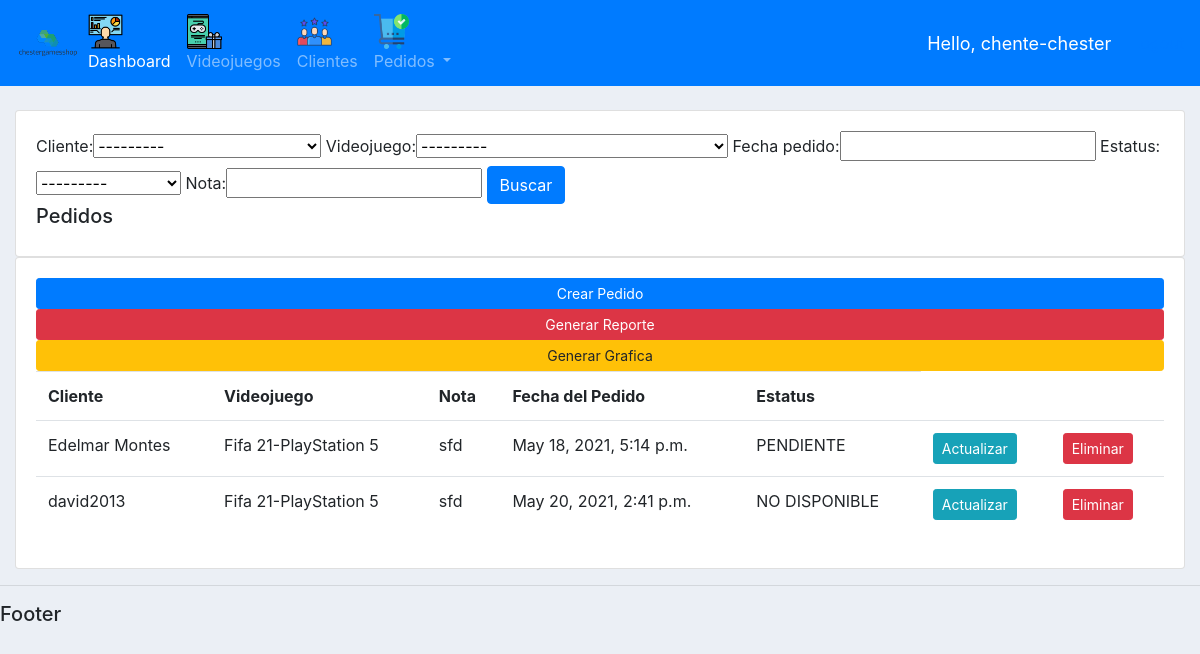
The page /pedidos/ (signed in) on the database its author committed.
### cuentas/models.py (models this page shows, shortened)
class Pedido(models.Model):
    ESTATUS = (
        ('PENDIENTE','PENDIENTE'),
        ('NO DISPONIBLE','NO DISPONIBLE'),
        ('ENTREGADO','ENTREGADO'),
    )
    cliente = models.ForeignKey(Cliente,null=True,on_delete = models.SET_NULL)
    videojuego = models.ForeignKey(Videojuego,null=True,on_delete = models.SET_NULL)
    fecha_pedido = models.DateTimeField(auto_now_add=True,null=True)
    estatus = models.CharField(max_length=200,null=True,choices=ESTATUS)
    nota = models.CharField(max_length=1000,null=True)

class Cliente(models.Model):
    user = models.OneToOneField(User,null=True,blank=True,on_delete=models.CASCADE)
    primer_nombre = models.CharField(max_length=200)
    segundo_nombre = models.CharField(max_length=200,blank=True)
    primer_apellido = models.CharField(max_length=200)
    segundo_apellido = models.CharField(max_length=200,blank=True)
    email = models.EmailField()
    telefono = models.BigIntegerField(null=True,blank=True)
    perfil_foto = models.ImageField(default="user.png",null=True,blank=True,upload_to='fotosperfil')
    fecha_creacion = models.DateTimeField(auto_now_add=True,null=True)
    def __str__(self):
        return self.primer_nombre+" "+self.primer_apellido

class Videojuego(models.Model):
    caratula = models.ImageField(upload_to='caratulas')
    nombre = models.CharField(max_length=200)
    PLAYSTATION5 = 'PlayStation 5'
    XBOXSERIES = 'XBOX Series'
    PLAYSTATION4 = 'PlayStation 4'
    XBOXONE = 'Xbox ONE'
    COMPUTADORA = 'PC'
    NINTENDOSWITCH = 'Nintendo Switch'
    ELECCION_PLATAFORMA = [
        (PLAYSTATION5,'PlayStation 5'),
        (XBOXSERIES,'XBOX Series'),
        (PLAYSTATION4,'PlayStation 4'),
        (XBOXONE,'XBOXONE'),
        (COMPUTADORA,'PC'),
        (NINTENDOSWITCH,'Nintendo Switch'),
    ]
    plataforma = models.CharField(max_length=50,
    choices=ELECCION_PLATAFORMA,
    default=PLAYSTATION4)
    ACCIONYAVENTURAS = 'Accion y Aventuras'
    JUEGOSMESA = 'Juegos de Mesa'
    FAMILIAR = 'Familiar'
    LUCHA = 'Lucha'
    PLATAFORMAS = 'Plataformas'
    PUZZLES = 'Puzzles'
    CARRERAS = 'Carreras'
    JUEGOSROL = 'Juegos de Rol'
    TIROS = 'FPS'
    SIMULACION = 'Simulacion'
    DEPORTES = 'Deportes'
    ESTRATEGIA = 'Estrategia'
    ELECCION_GENERO = [
        (ACCIONYAVENTURAS,'Accion y Aventuras'),
        (JUEGOSMESA,'Juegos de Mesa'),
        (FAMILIAR , 'Familiar'),
        (LUCHA , 'Lucha'),
        (PLATAFORMAS , 'Plataformas'),
        (PUZZLES , 'Puzzles'),
        (CARRERAS , 'Carreras'),
        (JUEGOSROL , 'Juegos de Rol'),
        (TIROS , 'FPS'),
        (SIMULACION , 'Simulacion'),
        (DEPORTES , 'Deportes'),
        (ESTRATEGIA , 'Estrategia'),
    ]
    genero = models.CharField(max_length=50,
    choices=ELECCION_GENERO,
    default=ACCIONYAVENTURAS)
    TODOS = 'E'
    TODOS10 = 'E+10'
    ADOLESCENTES = 'T'
    ADULTOS = 'M'
    PENDIENTE = 'RP'
    ELECCION_CLASIFICACION = [
        (TODOS , 'TODOS'),
        (TODOS10,'TODOS+10'),
        (ADOLESCENTES,'ADOLESCENTES'),
        (ADULTOS,'ADULTOS'),
        (PENDIENTE,'PENDIENTE'),
    ]
    clasificacion = models.CharField(max_length=50,
    choices=ELECCION_CLASIFICACION,
    default=TODOS,blank=True)
    descripcion = models.CharField(max_length=200,blank=True)
    fecha_lanzamiento = models.DateTimeField(blank=True)
    precio = models.FloatField(blank=True)
    tags = models.ManyToManyField(Tag)
    stock = models.IntegerField(blank=True)
    def __str__(self):
        return self.nombre+"-"+self.plataforma

### cuentas/decorators.py (the view)
        def wrapper_func(request, *args, **kwargs):
            group = None
            if request.user.groups.filter(name__in=allowed_roles).exists():
                group = request.user.groups.all()[0].name
            if group in allowed_roles:
                return view_func(request,*args, **kwargs)
            else:
                return HttpResponse('You are not authorized to view this page')

### cuentas/views.py (called while the page is built)
@login_required(login_url='login')
@allowed_users(allowed_roles=['admin'])
def pedidos(request):
    pedidos = Pedido.objects.all()
    myFilter = PedidoFilterTablaPedidos(request.GET,queryset=pedidos)
    pedidos = myFilter.qs
    page = request.GET.get('page',1)
    paginator = Paginator(pedidos,4)
    try:
        listaPedidos = paginator.page(page)
    except PageNotAnInteger:
        listaPedidos = paginator.page(1)
    except EmptyPage:
        listaPedidos = paginator.page(paginator.num_pages)
    context = {'pedidos':pedidos,'myFilter':myFilter,'listaPedidos':listaPedidos}
    return render(request,'cuentas/pedidos.html',context)

### cuentas/templates/cuentas/pedidos.html (shortened to what this page needs)
<!DOCTYPE html>
{% extends 'cuentas/main.html' %}
{% block content %}
<br>
<div class="row">
    <div class="col-md">
        <div class="card card-body">
         <form method="get">
			   {{myFilter.form}}
               <button class="btn btn-primary" type="submit">Buscar</button>
            <h5>Pedidos</h5>
        </div>
        <div class="card card-body">
         <a class="btn btn-primary btn-sm btn-block" href="{% url 'crear_pedido_tabla' %}">
                Crear Pedido
            </a>
            <a class="btn btn-primary btn-sm btn-danger" href="{% url 'pedidos-list-view' %}">
                Generar Reporte
            </a>
            <a class="btn btn-primary btn-sm btn-warning" href="{% url 'pie-chart' %}">
                Generar Grafica
            </a>
            <table class="table">
                <tr>
                    <th>Cliente</th>
                    <th>Videojuego</th>
                    <th>Nota</th>
                    <th>Fecha del Pedido</th>
                    <th>Estatus</th>
                </tr>
                {% for i in listaPedidos %}
                   <tr>
                     <td>{{ i.cliente }}</td>
                     <td>{{i.videojuego}}</td>
                     <td>{{i.nota}}</td>
                     <td>{{i.fecha_pedido}}</td>
                     <td>{{i.estatus}}</td>
                     <td><a class="btn btn-sm btn-info" href="{% url 'actualizar_pedido' i.id %}">Actualizar</a></td>
                     <td><a class="btn btn-sm btn-danger" href="{% url 'eliminar_pedido' i.id %}">Eliminar</a></td>
                   </tr>
                {% endfor %}
            </table>
        </div>
    </div>
</div>
{% endblock %}

### cuentas/templates/cuentas/menu.html (shortened to what this page needs)
{% load static %}
<nav class="navbar navbar-icon-top navbar-expand-lg navbar-dark bg-primary">
        <img src="{% static 'images/logov4.png' %}">
        <div class="collapse navbar-collapse" id="navbarSupportedContent">
          <ul class="navbar-nav mr-auto">
            {% if request.user.is_staff %}
            <li class="nav-item active">
              <a class="nav-link" href="{% url 'home' %}">
                <i class="icon-dashboard"></i>
                Dashboard
                </a>
            </li>
            {% endif %}
            <li class="nav-item">
              <a class="nav-link" href="{% url 'videojuegos' %}">
                <i class="icon-videogame">
                </i>
                Videojuegos
              </a>
            </li>
            {% if request.user.is_staff %}
            <li class="nav-item">
              <a class="nav-link" href="{% url 'clientes' %}">
                <i class="icon-cliente">
                </i>
                Clientes
              </a>
            </li>
            <li class="nav-item dropdown">
              <a class="nav-link dropdown-toggle" href="#" id="navbarDropdown" role="button" data-toggle="dropdown" aria-haspopup="true" aria-expanded="false">
                <i class="icon-orden">
                </i>
                Pedidos
              </a>
            </li>
            {% endif %}
          </ul>
          <span id="hello-msg">Hello, {{request.user}} </span>
          <span><a href="{% url 'logout' %}">Logout</a></span>
        </div>
      </nav>

### cuentas/static/cuentas/styles/styles_main.css (style rules this page uses)
.icon-dashboard { background-image : url(../icons/dashboard.png); background-size: cover; display: block; position :center; height: 35px; width: 35px; }
.icon-cliente { background-image : url(../icons/cliente.png); background-size: cover; display: block; height: 35px; width: 35px; }
.icon-orden { background-image : url(../icons/orden.png); background-size: cover; display: block; height: 35px; width: 35px; }
.icon-videogame { background-image : url(../icons/videogame.png); background-size: cover; display: block; position: center; height: 35px; width: 35px; }
@media (min-width: 992px) { .navbar-icon-top.navbar-expand-lg .navbar-nav .nav-link { text-align: center; display: table-cell; height: 70px; vertical-align: middle; padding-top: 0; padding-bottom: 0; } }
body { background-color: #ebeff5; }

### cuentas/templates/cuentas/menu.html (style rules this page uses)
#hello-msg { font-size: 18px; color: #fff; margin-right: 20px; }

### rows shown on the page
Pedido: cliente "Edelmar Montes", videojuego "Fifa 21-PlayStation 5", nota "sfd", fecha_pedido "May 18, 2021, 5:14 p.m.", estatus "PENDIENTE"
Pedido: cliente "david2013", videojuego "Fifa 21-PlayStation 5", nota "sfd", fecha_pedido "May 20, 2021, 2:41 p.m.", estatus "NO DISPONIBLE"

### other values the page prints
{{ request.user }} "chente-chester"
